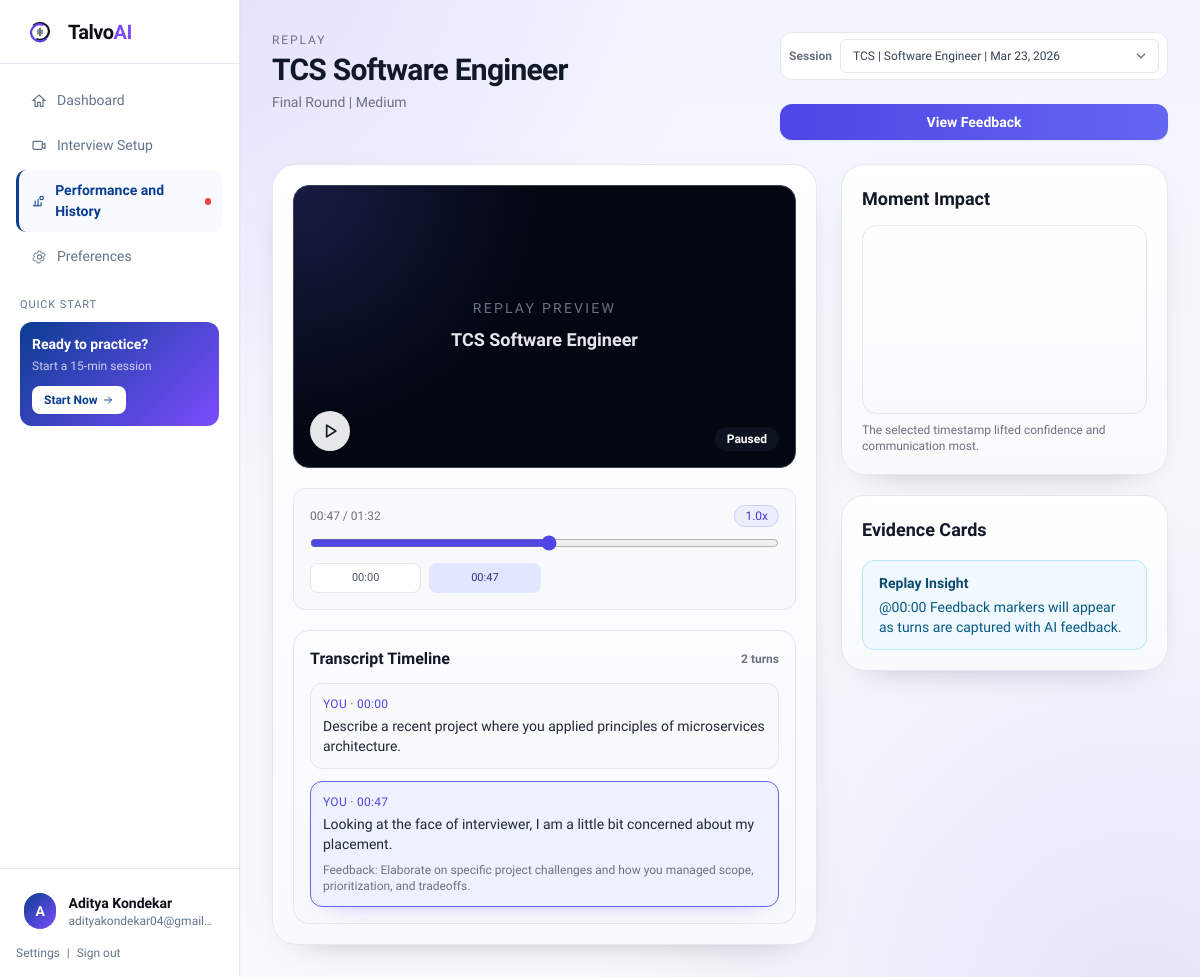
The page /replay/ (signed in) on the database its author committed.
### talvo1/models.py (models this page shows, shortened)
class InterviewTurn(models.Model):
	session = models.ForeignKey(InterviewSession, on_delete=models.CASCADE, related_name='turns')
	turn_index = models.PositiveIntegerField()
	user_transcript = models.TextField(blank=True)
	ai_response = models.TextField()
	ai_feedback = models.TextField(blank=True)
	user_audio_path = models.CharField(max_length=255, blank=True)
	ai_audio_path = models.CharField(max_length=255, blank=True)
	processing_ms = models.PositiveIntegerField(default=0)
	created_at = models.DateTimeField(auto_now_add=True)
	class Meta:
		ordering = ['turn_index', 'id']
		unique_together = [('session', 'turn_index')]

### talvo1/views.py (the view)
# urls.py: path('replay/', views.replay_page, name='replay_page'),
@login_required
def replay_page(request):
	context = _build_replay_context(request, request.user, request.GET.get('session'))
	return render(request, 'Replay-Page-4014a9e4ef52443eb457663a353786b0.html', context)

### talvo1/views.py (called while the page is built)
def _build_media_url(request, rel_path: str):
	clean = rel_path.replace('\\', '/')
	base = settings.MEDIA_URL
	if not base.endswith('/'):
		base += '/'
	return request.build_absolute_uri(f"{base}{clean}")

def _clamp_score(value: int) -> int:
	if value < 0:
		return 0
	if value > 100:
		return 100
	return value

def _seconds_to_clock_label(total_seconds):
	seconds = max(0, int(total_seconds or 0))
	minutes, sec = divmod(seconds, 60)
	hours, minutes = divmod(minutes, 60)
	if hours:
		return f"{hours}:{minutes:02d}:{sec:02d}"
	return f"{minutes:02d}:{sec:02d}"

### templates/Replay-Page-4014a9e4ef52443eb457663a353786b0.html (shortened to what this page needs)
﻿<!DOCTYPE html>
<html lang="en">
<head>
  <script src="https://cdn.tailwindcss.com?plugins=forms,container-queries"></script>
</head>
<body class="bg-gray-50 text-gray-900 flex min-h-screen">
  {% include 'partials/sidebar.html' %}
  <div class="flex-1 min-w-0 flex flex-col min-h-screen">
    <main class="mx-auto max-w-7xl w-full p-4 sm:p-6 lg:p-8">
      <header class="flex flex-col sm:flex-row sm:items-start justify-between gap-4 animate-in">
      <div>
        <p class="text-xs uppercase tracking-[0.16em] text-gray-500">Replay</p>
        <h1 class="mt-1 text-2xl sm:text-3xl font-black tracking-tight">{{ session_title|default:'Session timeline and marker insights' }}</h1>
        <p class="mt-1 text-sm text-gray-500">{{ session_subtitle|default:'Dynamic replay with time-based evidence markers' }}</p>
      </div>
      <div class="flex w-full flex-col gap-2 sm:w-auto">
        {% if session_options %}
        <form method="get" class="flex items-center gap-2 rounded-xl border border-gray-200 bg-white px-2 py-1.5">
          <label for="replaySession" class="text-xs font-semibold text-gray-500">Session</label>
          <select id="replaySession" name="session" class="rounded-md border-gray-200 bg-white text-xs text-gray-700" onchange="this.form.submit()">
            {% for option in session_options %}
            <option value="{{ option.id }}" {% if option.id == selected_session_id %}selected{% endif %}>{{ option.label }}</option>
            {% endfor %}
          </select>
        </form>
        {% endif %}
        <a href="{% url 'feedback_dashboard' %}{% if selected_session_id %}?session={{ selected_session_id }}{% endif %}" class="rounded-xl bg-gradient-to-r w-full sm:w-auto text-center from-indigo-600 to-indigo-500 px-4 py-2 text-sm font-semibold text-white shadow-sm hover:shadow-md transition-all duration-200">View Feedback</a>
      </div>
    </header>
    {% if has_replay_data %}
    <section class="mt-6 grid gap-6 md:grid-cols-[1.25fr_.75fr]">
      <article class="space-y-4 sm:space-y-5 rounded-3xl ui-surface p-4 sm:p-5 animate-in" style="animation-delay: 40ms;">
        <div class="relative replay-stage aspect-video overflow-hidden rounded-2xl border border-gray-400 sm:border-gray-700 bg-gray-950">
          <div class="absolute inset-0 bg-[radial-gradient(circle_at_top_left,rgba(99,102,241,0.22),transparent_42%)]"></div>
          <div class="absolute inset-0 grid place-items-center text-gray-300">
            <div class="text-center">
              <p class="text-sm uppercase tracking-[0.16em] text-gray-500">Replay Preview</p>
              <p class="mt-2 text-lg font-semibold text-gray-200">{{ session_title }}</p>
            </div>
          </div>
          <button type="button" id="playToggle" class="absolute bottom-4 left-4 rounded-full bg-white/90 p-2.5 text-gray-900 shadow-sm transition-transform hover:scale-105 focus-visible:outline-none focus-visible:ring-2 focus-visible:ring-indigo-400">
            <svg class="h-5 w-5" viewBox="0 0 24 24" fill="none" stroke="currentColor"><path id="playIconPath" stroke-linecap="round" stroke-linejoin="round" stroke-width="2" d="M8 5v14l11-7z"/></svg>
          </button>
          <span id="playbackBadge" class="absolute bottom-4 right-4 rounded-full bg-gray-900/70 px-3 py-1 text-xs font-semibold text-white">Paused</span>
        </div>
        <div class="rounded-xl border border-gray-200 bg-gray-50/85 p-4">
          <div class="mb-2 flex items-center justify-between text-xs text-gray-500">
            <span id="playbackTime">{{ replay_active_time }} / {{ replay_duration_label }}</span>
            <span class="header-pill rounded-full px-2.5 py-0.5">1.0x</span>
          </div>
          <input id="timelineScrubber" type="range" min="0" max="{{ replay_duration_seconds }}" value="{{ replay_active_seconds }}" class="w-full accent-indigo-600"/>
          <div class="mt-3 grid grid-cols-2 sm:grid-cols-4 gap-2 text-[11px]">
            {% for marker in replay_markers %}
            <button
              type="button"
              data-marker="{{ marker.time_label }}"
              data-seconds="{{ marker.relative_seconds }}"
              data-audio-url="{{ marker.ai_audio_url }}"
              class="timeline-marker {% if marker.time_label == replay_active_time %}marker-active border-indigo-200 bg-indigo-50 text-indigo-700{% else %}border border-gray-200 bg-white text-gray-600{% endif %} rounded-lg px-2 py-1.5"
            >{{ marker.time_label }}</button>
            {% endfor %}
          </div>
        </div>
        <article class="rounded-2xl border border-gray-200 bg-white/92 p-4 ui-lift">
          <div class="mb-3 flex flex-col sm:flex-row sm:items-center justify-between gap-1.5">
            <h2 class="text-base font-bold">Transcript Timeline</h2>
            <span class="text-xs font-semibold text-gray-500">{{ replay_rows|length }} turns</span>
          </div>
          <div id="transcriptList" class="space-y-3 text-sm">
            {% for row in replay_rows %}
            <div data-time="{{ row.time_label }}" class="transcript-row {% if row.time_label == replay_active_time %}transcript-active border-indigo-200 bg-indigo-50{% else %}border-gray-200 bg-gray-50{% endif %} rounded-xl border p-3">
              <p class="text-xs uppercase tracking-wide text-indigo-600">You · {{ row.time_label }}</p>
              <p class="mt-1 text-gray-800">{{ row.user_text }}</p>
              {% if row.feedback %}
              <p class="mt-2 text-xs text-gray-500">Feedback: {{ row.feedback }}</p>
              {% endif %}
            </div>
            {% endfor %}
          </div>
        </article>
      </article>
      <aside class="space-y-4 sm:space-y-5 animate-in" style="animation-delay: 90ms;">
        <article class="rounded-3xl ui-surface p-4 sm:p-5 ui-lift">
          <h2 class="text-lg font-bold">Moment Impact</h2>
          <div class="chart-shell mt-3">
            <div id="impactChart" class="h-52 sm:h-44"></div>
          </div>
          <p class="mt-2 text-xs text-gray-500">The selected timestamp lifted confidence and communication most.</p>
        </article>
        <article class="rounded-3xl ui-surface p-4 sm:p-5 ui-lift">
          <h2 class="text-lg font-bold">Evidence Cards</h2>
          <ul class="mt-4 space-y-3 text-sm">
            {% for card in replay_evidence %}
            <li class="rounded-xl border {% if card.tone == 'good' %}border-emerald-200 bg-emerald-50 text-emerald-900{% elif card.tone == 'improve' %}border-amber-200 bg-amber-50 text-amber-900{% else %}border-sky-200 bg-sky-50 text-sky-900{% endif %} px-3 py-3 sm:px-4">
              <p class="font-semibold">{{ card.title }}</p>
              <p class="mt-1 {% if card.tone == 'good' %}text-emerald-800{% elif card.tone == 'improve' %}text-amber-800{% else %}text-sky-800{% endif %}">@{{ card.time_label }} {{ card.detail }}</p>
            </li>
            {% endfor %}
          </ul>
        </article>
      </aside>
    </section>
    {% else %}
    <section class="mt-6 rounded-2xl border border-gray-200 bg-white p-6 text-sm text-gray-600">
      No replay data found yet. Complete at least one interview session to generate timestamped replay and mistake markers.
    </section>
    {% endif %}
  </main>
  </div>
</body>
</html>

### templates/partials/sidebar.html (shortened to what this page needs)
{% with current=request.resolver_match.url_name %}
<aside class="w-[240px] flex-shrink-0 bg-white border-r border-[#E2E8F0] hidden md:flex flex-col h-screen sticky top-0 z-40 shadow-sm">
  <div class="h-16 flex items-center px-6 border-b border-[#E2E8F0]">
    <a href="{% url 'dashboard' %}" class="flex items-center gap-3 text-xl font-bold tracking-tight text-[#0D1117]">
      <span>Talvo<span class="text-[#7C4DFF]">AI</span></span>
    </a>
  </div>
  <div class="flex-1 overflow-y-auto py-4 px-4 space-y-1">
    <a href="{% url 'dashboard' %}" class="tsb-nav-item {% if current == 'dashboard' %}active{% endif %}">
      <svg class="h-4 w-4" viewBox="0 0 24 24" fill="{% if current == 'dashboard' %}currentColor{% else %}none{% endif %}" stroke="currentColor"><path d="M12 3l9 8h-3v9h-4v-6H10v6H6v-9H3l9-8z" stroke-width="1.8"/></svg>
      Dashboard
    </a>
    <a href="{% url 'interview_setup' %}" class="tsb-nav-item {% if current == 'interview_setup' %}active{% endif %}">
      <svg class="h-4 w-4" viewBox="0 0 24 24" fill="none" stroke="currentColor"><rect x="3" y="5" width="14" height="12" rx="2" stroke-width="1.8"/><path d="M17 10l4-2v8l-4-2" stroke-width="1.8" stroke-linecap="round" stroke-linejoin="round"/></svg>
      Interview Setup
    </a>
    <a href="{% url 'history_page' %}" class="tsb-nav-item {% if current == 'history_page' or current == 'replay_page' or current == 'feedback_dashboard' or current == 'results_page' %}active{% endif %}">
      <svg class="h-4 w-4" viewBox="0 0 24 24" fill="none" stroke="currentColor"><path d="M4 20h12" stroke-width="1.8" stroke-linecap="round"/><path d="M7 20v-8M12 20V9M17 20v-5" stroke-width="1.8" stroke-linecap="round"/><circle cx="18" cy="7" r="3" stroke-width="1.8"/></svg>
      Performance and History
      <span class="tsb-notice-dot"></span>
    </a>
    <a href="{% url 'settings_page' %}" class="tsb-nav-item {% if current == 'settings_page' or current == 'profile_page' %}active{% endif %}">
      Preferences
    </a>
    <div class="pt-4 px-1">
      <p class="text-[11px] tracking-[0.08em] uppercase text-[#64748B]">Quick Start</p>
      <div class="mt-2 rounded-xl p-3 text-white" style="background: linear-gradient(135deg, #0B3D91, #7C4DFF);">
        <p class="text-sm font-semibold">Ready to practice?</p>
        <p class="mt-1 text-xs text-white/75">Start a 15-min session</p>
        <a href="{% url 'interview_setup' %}" class="mt-3 inline-flex items-center gap-1 rounded-lg bg-white px-3 py-1.5 text-xs font-semibold text-[#0B3D91]">Start Now
          <svg class="h-3 w-3" viewBox="0 0 24 24" fill="none" stroke="currentColor"><path d="M5 12h14M13 6l6 6-6 6" stroke-width="1.8" stroke-linecap="round" stroke-linejoin="round"/></svg>
        </a>
      </div>
    </div>
  </div>
  <div class="border-t border-[#E2E8F0] px-4 py-4">
    <a href="{% url 'profile_page' %}" class="flex items-center gap-3 rounded-xl p-2 hover:bg-slate-50">
      <span class="inline-flex h-9 w-9 items-center justify-center rounded-full text-sm font-semibold text-white" style="background: linear-gradient(135deg, #0B3D91, #7C4DFF);">
        {{ request.user.first_name|default:request.user.email|slice:':1'|upper }}
      </span>
      <span class="min-w-0">
        <span class="block truncate text-sm font-semibold text-[#0D1117]">{{ request.user.get_full_name|default:request.user.email|default:'User Account' }}</span>
        <span class="block truncate text-xs text-[#64748B]">{{ request.user.email|default:'Signed in user' }}</span>
      </span>
    </a>
    <div class="mt-2 text-xs text-[#64748B]">
      <a href="{% url 'settings_page' %}" class="hover:text-[#0D1117]">Settings</a>
      <span class="px-1">|</span>
      <form method="post" action="{% url 'logout_user' %}" class="inline">
        <button type="submit" class="tsb-link-button hover:text-[#0D1117]">Sign out</button>
      </form>
    </div>
  </div>
</aside>
{% endwith %}

### templates/Replay-Page-4014a9e4ef52443eb457663a353786b0.html (style rules this page uses)
:root { --panel-border: rgb(226 232 240); --panel-bg: linear-gradient(180deg, #ffffff 0%, #f8fafc 100%); --ink-soft: rgb(100 116 139); --brand: rgb(79 70 229); --brand-soft: rgb(224 231 255); }
body { font-family: 'Plus Jakarta Sans', sans-serif; background: radial-gradient(circle at 8% 8%, rgba(99, 102, 241, 0.09), transparent 28%), radial-gradient(circle at 88% 20%, rgba(14, 165, 233, 0.08), transparent 24%), #f8fafc; }
.ui-surface { border: 1px solid var(--panel-border); background: var(--panel-bg); box-shadow: 0 14px 38px -30px rgba(15, 23, 42, 0.55); }
.ui-lift { transition: transform 190ms ease, box-shadow 190ms ease, border-color 190ms ease; }
.header-pill { border: 1px solid rgb(199 210 254); background: rgba(224, 231, 255, 0.56); color: rgb(67 56 202); }
.replay-stage::after { content: ''; position: absolute; inset: auto -18% -64% -18%; height: 62%; background: radial-gradient(ellipse at center, rgba(14, 165, 233, 0.26), transparent 68%); pointer-events: none; }
.timeline-marker, .transcript-row { transition: transform 150ms ease, background-color 150ms ease, border-color 150ms ease, box-shadow 150ms ease; }
.marker-active { border-color: var(--brand) !important; background: var(--brand-soft) !important; color: rgb(49 46 129) !important; box-shadow: 0 10px 20px -16px rgba(79, 70, 229, 0.7); }
.transcript-active { border-color: rgb(99 102 241) !important; box-shadow: 0 12px 24px -20px rgba(79, 70, 229, 0.55); }
.chart-shell { border: 1px solid rgb(226 232 240); border-radius: 0.9rem; background: linear-gradient(180deg, #ffffff 0%, #f8fafc 100%); padding: 0.5rem 0.6rem 0.2rem; }
.animate-in { animation: riseIn 380ms ease both; }

### templates/partials/sidebar.html (style rules this page uses)
.tsb-nav-item { border-left: 3px solid transparent; color: #64748B; font-size: 14px; font-weight: 400; padding: 10px 12px; border-radius: 10px; display: flex; align-items: center; gap: 10px; transition: all 150ms ease; }
.tsb-nav-item.active { border-left-color: #0B3D91; color: #0B3D91; font-weight: 600; background: #F8FAFF; }
.tsb-notice-dot { width: 7px; height: 7px; border-radius: 999px; background: #EF4444; margin-left: auto; }
.tsb-link-button { background: transparent; border: 0; padding: 0; margin: 0; font: inherit; color: inherit; cursor: pointer; }

### templates/partials/global_ui_enhancements.html (style rules this page uses)
:root { --ui-focus-ring: 0 0 0 3px rgba(79, 70, 229, 0.22); --ui-mobile-z: 80; }
body.ui-page-ready { animation: uiFadeIn 220ms ease-out; }
body.ui-page-ready.ui-violet-shell { background-image: radial-gradient(circle at 12% -8%, rgba(139, 92, 246, 0.16), transparent 38%), radial-gradient(circle at 95% 105%, rgba(99, 102, 241, 0.14), transparent 36%), linear-gradient(180deg, rgba(238, 242, 255, 0.58), rgba(249, 250, 251, 0.9)); background-attachment: fixed; background-size: cover; }

### rows shown on the page
InterviewTurn: user_text "Describe a recent project where you applied principles of microservices architecture."
InterviewTurn: user_text "Looking at the face of interviewer, I am a little bit concerned about my placement.", feedback "Elaborate on specific project challenges and how you managed scope, prioritization, and tradeoffs."

### other values the page prints
{{ request.user.first_name|default:request.user.email|slice:':1'|upper }} "A"
{{ request.user.email|default:'Signed in user' }} "adityakondekar04@gmail.…"
{{ session_title|default:'Session timeline and marker insights' }} "TCS Software Engineer"
{{ session_title }} "TCS Software Engineer"
{{ marker.time_label }} "00:00" "00:47"
{{ replay_rows|length }} "2"
{{ row.time_label }} "00:00" "00:47"
{{ card.title }} "Replay Insight"
{{ card.time_label }} "00:00"
{{ card.detail }} "Feedback markers will appear as turns are captured with AI feedback."
form field session "TCS | Software Engineer | Mar 23, 2026"
